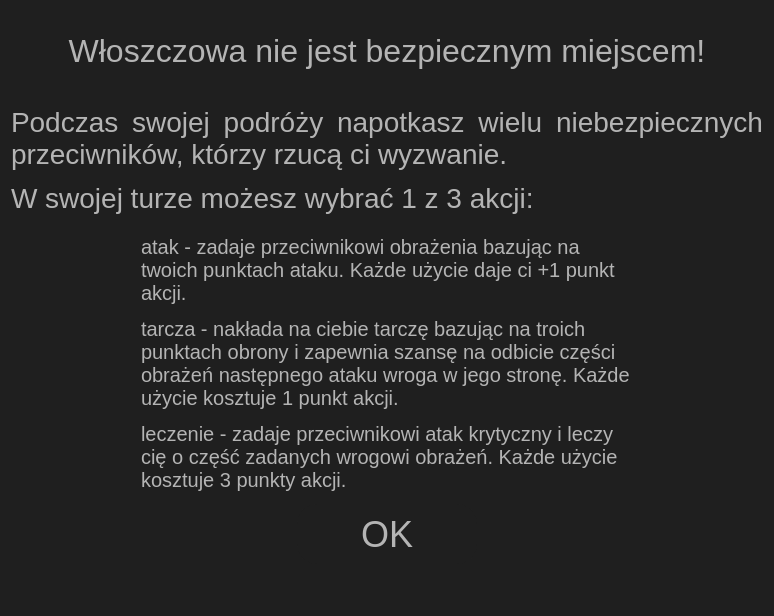
<?xml version="1.0" encoding="UTF-8"?>
<ui version="4.0">
 <class>TutorialInfo</class>
 <widget class="QWidget" name="TutorialInfo">
  <property name="geometry">
   <rect>
    <x>0</x>
    <y>0</y>
    <width>774</width>
    <height>616</height>
   </rect>
  </property>
  <property name="windowTitle">
   <string>Form</string>
  </property>
  <property name="styleSheet">
   <string notr="true">#TutorialInfo {
background-color: rgba(20,20,20,200);
}
#pushButton {
border-style: solid;
font-size: 36px;
background-color: rgba(30,30,30,150);
color: rgb(180,180,180);
border-radius: 20px;
}
#pushButton:hover {
background-color: rgba(20,20,20,255);
border-color: rgb(180,180,180);
border-width: 2px;
}
#firstLabel {
color: rgb(180,180,180);
font-size: 32px;
}
#secondLabel {
color: rgb(180,180,180);
font-size: 28px;
}
#attackActionLabel, #defenseActionLabel, #healActionLabel {
color: rgb(180,180,180);
font-size: 20px;
}</string>
  </property>
  <layout class="QVBoxLayout" name="verticalLayout" stretch="2,3,2,2,2,1,1">
   <item>
    <widget class="QLabel" name="firstLabel">
     <property name="text">
      <string>&lt;html&gt;&lt;head/&gt;&lt;body&gt;&lt;p&gt;Włoszczowa nie jest bezpiecznym miejscem!&lt;/p&gt;&lt;/body&gt;&lt;/html&gt;</string>
     </property>
     <property name="alignment">
      <set>Qt::AlignCenter</set>
     </property>
    </widget>
   </item>
   <item>
    <widget class="QLabel" name="secondLabel">
     <property name="text">
      <string>&lt;html&gt;&lt;head/&gt;&lt;body&gt;&lt;p align=&quot;justify&quot;&gt;Podczas swojej podróży napotkasz wielu niebezpiecznych przeciwników, którzy rzucą ci wyzwanie.&lt;/p&gt;&lt;p&gt;W swojej turze możesz wybrać 1 z 3 akcji:&lt;/p&gt;&lt;/body&gt;&lt;/html&gt;</string>
     </property>
     <property name="alignment">
      <set>Qt::AlignLeading|Qt::AlignLeft|Qt::AlignVCenter</set>
     </property>
     <property name="wordWrap">
      <bool>true</bool>
     </property>
    </widget>
   </item>
   <item>
    <layout class="QHBoxLayout" name="horizontalLayout_4" stretch="1,4,1">
     <item>
      <widget class="QLabel" name="attackActionIconLabel">
       <property name="styleSheet">
        <string notr="true">border-image: url(:/images/images/AppScreenArt/DarkSword.png) 0 0 0 0 stretch stretch;</string>
       </property>
       <property name="text">
        <string/>
       </property>
      </widget>
     </item>
     <item>
      <widget class="QLabel" name="attackActionLabel">
       <property name="text">
        <string>atak - zadaje przeciwnikowi obrażenia bazując na twoich punktach ataku. Każde użycie daje ci +1 punkt akcji.</string>
       </property>
       <property name="wordWrap">
        <bool>true</bool>
       </property>
      </widget>
     </item>
     <item>
      <spacer name="horizontalSpacer_3">
       <property name="orientation">
        <enum>Qt::Horizontal</enum>
       </property>
       <property name="sizeHint" stdset="0">
        <size>
         <width>40</width>
         <height>20</height>
        </size>
       </property>
      </spacer>
     </item>
    </layout>
   </item>
   <item>
    <layout class="QHBoxLayout" name="horizontalLayout_3" stretch="1,4,1">
     <item>
      <widget class="QLabel" name="defenseActionIconLabel">
       <property name="styleSheet">
        <string notr="true">border-image: url(:/images/images/AppScreenArt/DarkShield.png) 0 0 0 0 stretch stretch;</string>
       </property>
       <property name="text">
        <string/>
       </property>
      </widget>
     </item>
     <item>
      <widget class="QLabel" name="defenseActionLabel">
       <property name="text">
        <string>tarcza - nakłada na ciebie tarczę bazując na troich punktach obrony i zapewnia szansę na odbicie części obrażeń następnego ataku wroga w jego stronę. Każde użycie kosztuje 1 punkt akcji.</string>
       </property>
       <property name="wordWrap">
        <bool>true</bool>
       </property>
      </widget>
     </item>
     <item>
      <spacer name="horizontalSpacer_6">
       <property name="orientation">
        <enum>Qt::Horizontal</enum>
       </property>
       <property name="sizeHint" stdset="0">
        <size>
         <width>40</width>
         <height>20</height>
        </size>
       </property>
      </spacer>
     </item>
    </layout>
   </item>
   <item>
    <layout class="QHBoxLayout" name="horizontalLayout_2" stretch="1,4,1">
     <item>
      <widget class="QLabel" name="healActionIconLabel">
       <property name="styleSheet">
        <string notr="true">border-image: url(:/images/images/AppScreenArt/DarkHeart.png) 0 0 0 0 stretch stretch;</string>
       </property>
       <property name="text">
        <string/>
       </property>
      </widget>
     </item>
     <item>
      <widget class="QLabel" name="healActionLabel">
       <property name="text">
        <string>leczenie - zadaje przeciwnikowi atak krytyczny i leczy cię o część zadanych wrogowi obrażeń. Każde użycie kosztuje 3 punkty akcji.</string>
       </property>
       <property name="wordWrap">
        <bool>true</bool>
       </property>
      </widget>
     </item>
     <item>
      <spacer name="horizontalSpacer_8">
       <property name="orientation">
        <enum>Qt::Horizontal</enum>
       </property>
       <property name="sizeHint" stdset="0">
        <size>
         <width>40</width>
         <height>20</height>
        </size>
       </property>
      </spacer>
     </item>
    </layout>
   </item>
   <item>
    <layout class="QHBoxLayout" name="horizontalLayout" stretch="3,1,3">
     <item>
      <spacer name="horizontalSpacer">
       <property name="orientation">
        <enum>Qt::Horizontal</enum>
       </property>
       <property name="sizeHint" stdset="0">
        <size>
         <width>40</width>
         <height>20</height>
        </size>
       </property>
      </spacer>
     </item>
     <item>
      <widget class="QPushButton" name="pushButton">
       <property name="sizePolicy">
        <sizepolicy hsizetype="Preferred" vsizetype="Preferred">
         <horstretch>0</horstretch>
         <verstretch>0</verstretch>
        </sizepolicy>
       </property>
       <property name="minimumSize">
        <size>
         <width>180</width>
         <height>60</height>
        </size>
       </property>
       <property name="text">
        <string>OK</string>
       </property>
      </widget>
     </item>
     <item>
      <spacer name="horizontalSpacer_2">
       <property name="orientation">
        <enum>Qt::Horizontal</enum>
       </property>
       <property name="sizeHint" stdset="0">
        <size>
         <width>40</width>
         <height>20</height>
        </size>
       </property>
      </spacer>
     </item>
    </layout>
   </item>
   <item>
    <spacer name="verticalSpacer">
     <property name="orientation">
      <enum>Qt::Vertical</enum>
     </property>
     <property name="sizeHint" stdset="0">
      <size>
       <width>20</width>
       <height>40</height>
      </size>
     </property>
    </spacer>
   </item>
  </layout>
 </widget>
 <resources/>
 <connections/>
</ui>
